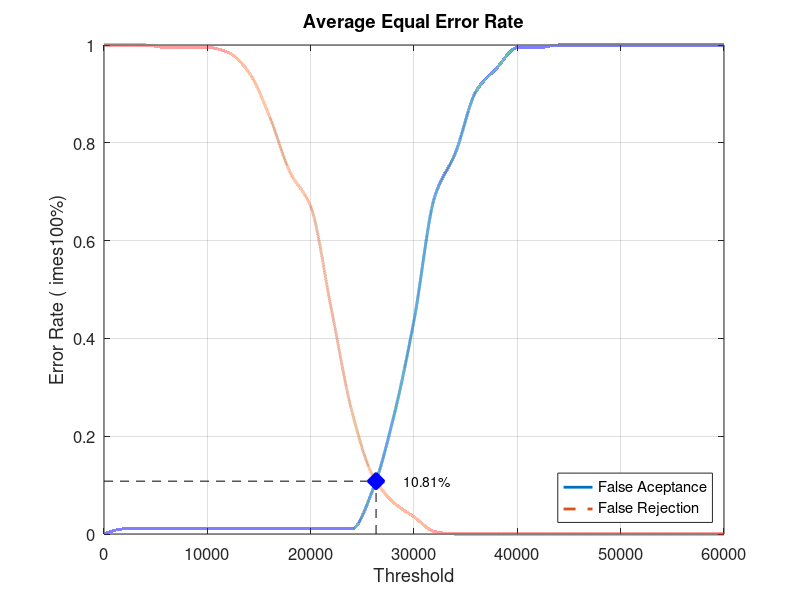
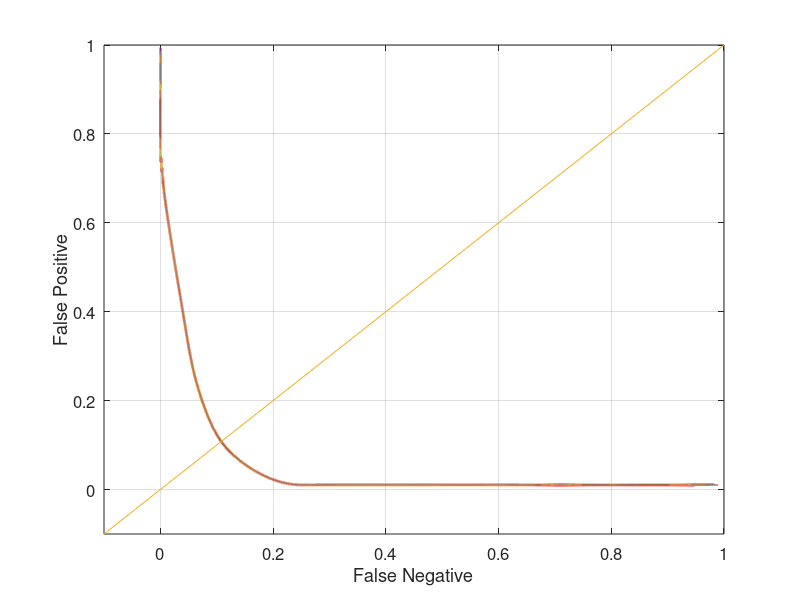

These figures' MATLAB source, in order:
close all;
clear;
clc;
x = 0:2000:60000;
xq = 0:0.5:60000;

y0 = [0 0.0105263 0.0105263 0.0105263 0.0105263 0.0105263 0.0105263 0.0105263 0.0105263 0.0105263 0.0105263 0.0105263 0.0105263 0.0894737 0.236842 0.436842 0.689474 0.778947 0.905263 0.952632 0.994737 0.994737 1 1 1 1 1 1 1 1 1]
yy0 = interp1(x, y0, xq, 'pchip');
y1 = [1 1 1 0.995 0.995 0.995 0.985 0.945 0.855 0.74 0.67 0.46 0.25 0.12 0.065 0.035 0.005 0 0 0 0 0 0 0 0 0 0 0 0 0 0]
yy1 = interp1(x, y1, xq, 'pchip');

% Calculating EER: 
y2 = abs(y0 - y1);
find(y2 == min(y2))
yy2 = abs(yy0 - yy1);
xEER = find(yy2 == min(yy2));
xEERIndex = xq(xEER) % X-axis EER
yEER = yy0(xEER) % Y-axis EER

main = figure
plot(xq, yy0,'-','LineWidth', 2);	hold on
plot(xq, yy1,'--','LineWidth', 2);	hold on
plot([xEERIndex xEERIndex], [0 yEER], 'k--');	hold on
plot([0 xEERIndex], [yEER yEER], 'k--');	hold on
plot(xEERIndex, yEER, 'bx', 'LineWidth', 10);	hold on
text(xEERIndex + 10 * xEERIndex / 100, yEER, [num2str(round((10000 * yEER)) / 100) '%'])
legend('False Aceptance', 'False Rejection', 'Location', 'SouthEast')
xlabel('Threshold')
ylabel('Error Rate (	imes100%)')
title('Average Equal Error Rate')
set(gca, 'FontSize', 12)
axis([0 60000 0 1])
grid on

print(main, 'Database2_3Main', '-dpng');
FNRxFPR = figure('Color', [1 1 1]);
plot(yy1, yy0, '-', yy1, yy0, 'LineWidth', 2);
hold on
y = -0.1:0.1:1
plot(y, y); 
set(gca, 'FontSize', 12)
xlabel('False Negative')
ylabel('False Positive')
axis([-0.1 1 -0.1 1])
set(gca, 'FontSize', 12)
grid on

print(FNRxFPR, 'Database2_3FNRxFPR','-dpng');
